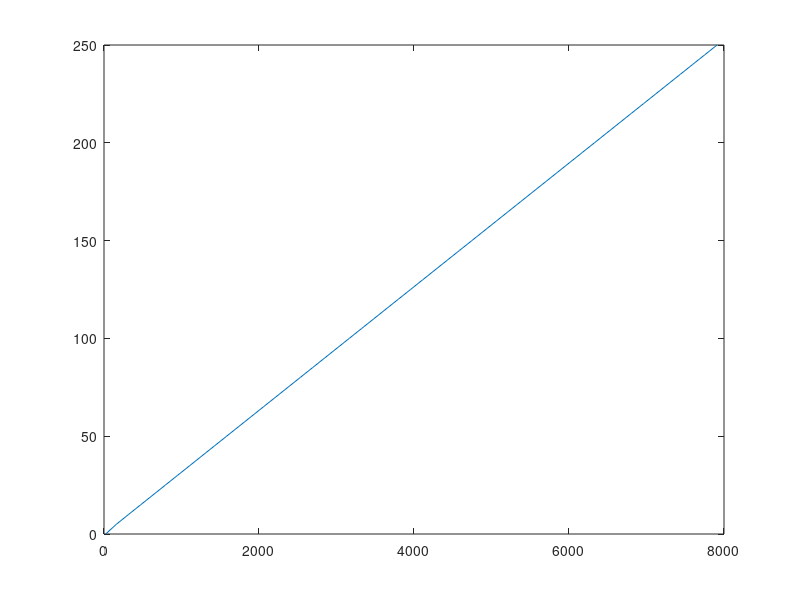

Recreate this plot in MATLAB.
zID = [1, 8, 7, 5, 1, 10, 1]

A = zID(2)
B = zID(3)
C = zID(4)
D = zID(5)
E = zID(6)
F = zID(7)

sol = []
xInc = 0:5:250
for index = [0:5:250];
    d = sqrt(F^2+index^2+index^2)
    sys = [-1/(d), cos(120),1,0;2/(d),cos(135),0,0;2/(d),cos(60),0,(300*9.81)]
    sys = rref(sys)
    temp = sys(1,4)/1500
    sol = [sol;temp]
end

plot(sol,xInc)
